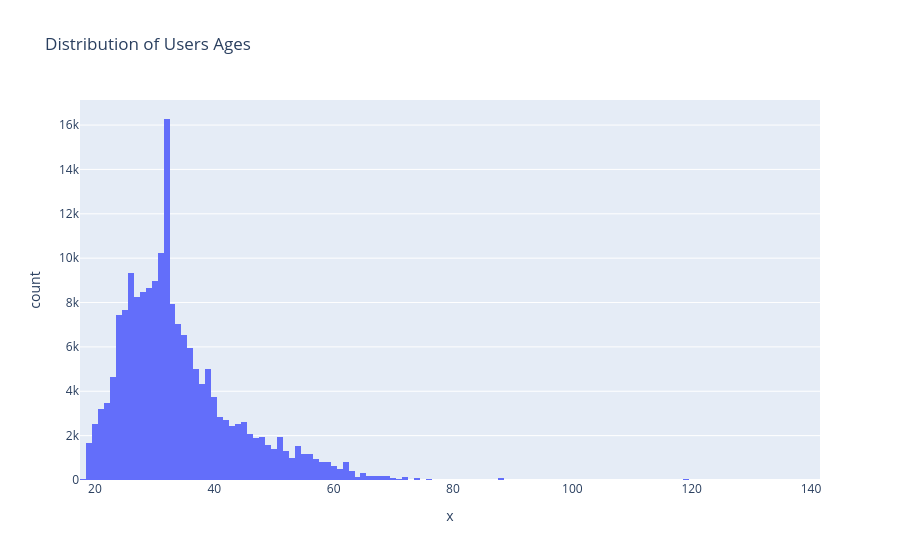

Notebook source saved alongside this figure:
### Markdown cell above
> ### <mark>Your analsys and exploration here </mark>

### Code cell
fig = px.histogram(df, x= age, title= 'Distribution of Users Ages')
fig.show()

### Figure 1 — Plotly figure (JSON) as saved in the notebook; plotly's stock layout.template omitted (floating-point values rounded to 4 significant figures; data arrays with more than 128 entries replaced by an {"elided": "..."} marker saying what was removed)
{"data": [{"alignmentgroup": "True", "bingroup": "x", "hovertemplate": "x=%{x}<br>count=%{y}<extra></extra>", "legendgroup": "", "marker": {"color": "#636efa", "pattern": {"shape": ""}}, "name": "", "offsetgroup": "", "orientation": "v", "showlegend": false, "type": "histogram", "x": {"elided": "183215 int values"}, "xaxis": "x", "yaxis": "y"}], "layout": {"barmode": "relative", "legend": {"tracegroupgap": 0}, "title": {"text": "Distribution of Users Ages"}, "xaxis": {"anchor": "y", "domain": [0, 1], "title": {"text": "x"}}, "yaxis": {"anchor": "x", "domain": [0, 1], "title": {"text": "count"}}}}
